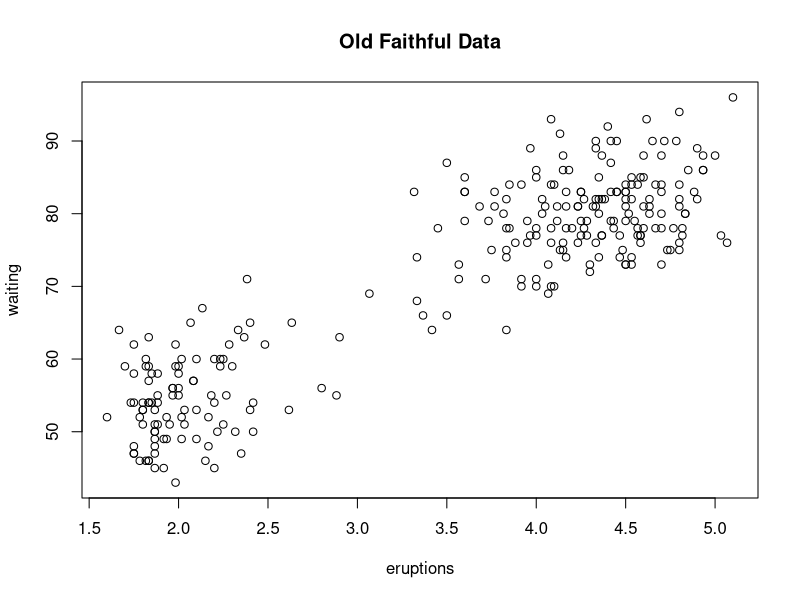
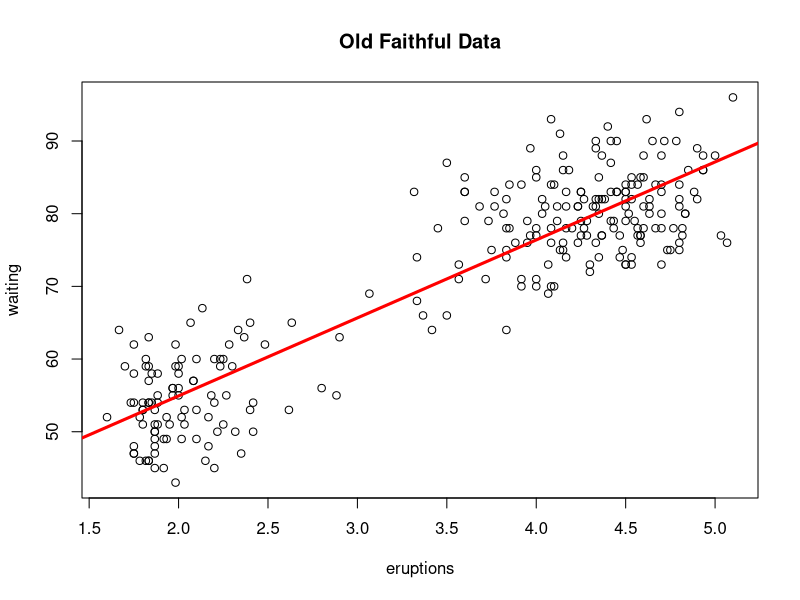

Here is the R script that generated these plots, in order:
## ---- chunk 1
## This first bit is just setting up options for R.
## You can include this chunk in your documents as is.
knitr::opts_chunk$set(echo = TRUE, comment = "")
## ---- chunk 2
summary(faithful)
## ---- chunk 3
plot(faithful, main = "Old Faithful Data")
## ---- chunk 4
model = lm(waiting ~ eruptions, data = faithful)
summary(model)
## ---- chunk 5
plot(faithful, main = "Old Faithful Data")
abline(model, col = 'red', lwd = 3)
